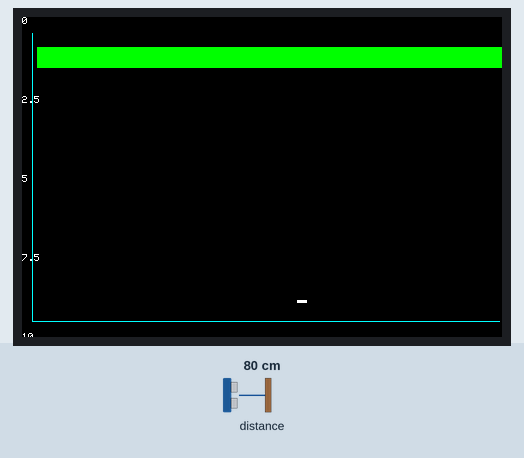
The sketch below on a simulated Arduino Uno, built with avr-gcc and run on an emulated ATmega328P. Shown: 480×320 colour display. The test bench sets the inputs (shaded band); at power-on: distance to the obstacle 80 cm.

Above: at 1.5 s.
1.6 s: distance to the obstacle set to 9 cm
3.4 s: distance to the obstacle set to 18 cm
5.0 s: distance to the obstacle set to 2 cm
Timing chart, 0 to 8.0 s (numbered marks = the images above; inputs shaded):
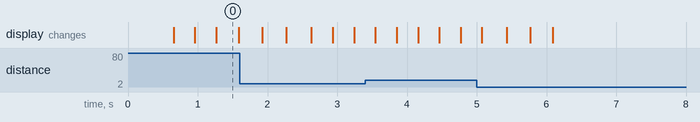

The sketch:

mega_3.5_tft_display_vl53xl0_v12.ino
```cpp
// LCD
#include <LCDWIKI_GUI.h> //Core graphics library
#include <LCDWIKI_KBV.h> //Hardware-specific library

LCDWIKI_KBV my_lcd(ILI9486,A3,A2,A1,A0,A4); //model,cs,cd,wr,rd,reset

//define some colour values
#define BLACK   0x0000
#define BLUE    0x001F
#define RED     0xF800
#define GREEN   0x07E0
#define CYAN    0x07FF
#define MAGENTA 0xF81F
#define YELLOW  0xFFE0
#define WHITE   0xFFFF


// Distance Sensor

#include <Wire.h>
#include <VL53L0X.h>

VL53L0X sensor;
#define HIGH_ACCURACY

void versionText()
{
  my_lcd.Set_Text_Mode(0);

  my_lcd.Fill_Screen(BLACK);
  my_lcd.Set_Text_Back_colour(BLACK);
  my_lcd.Set_Text_colour(WHITE);
  my_lcd.Set_Text_Size(3);
  my_lcd.Print_String("DIBH TRAINER!", 10, 20);


  my_lcd.Set_Text_Size(2);
  my_lcd.Print_String("SQCCCCRC v1.0!", 10, 70);
}

#define GREEN_AREA_UPPER_BOUND 30
#define GREEN_AREA_LOWER_BOUND 50
void initGraph()
{
  my_lcd.Fill_Screen(BLACK);

  my_lcd.Set_Text_Mode(0);
  my_lcd.Set_Text_Back_colour(BLACK);
  my_lcd.Set_Text_colour(WHITE);
  my_lcd.Set_Text_Size(1);

  my_lcd.Print_String("0", 0, 0);
  my_lcd.Print_String("2.5", 0, 79);
  my_lcd.Print_String("5", 0, 158);
  my_lcd.Print_String("7.5", 0, 237);
  my_lcd.Print_String("10", 0, 316);

  my_lcd.Set_Draw_color(0, 255, 255);
  my_lcd.Draw_Fast_VLine(10, 16, my_lcd.Get_Display_Height()- 32);
  my_lcd.Draw_Fast_HLine(10, 304, my_lcd.Get_Display_Width()-12);

  my_lcd.Set_Draw_color(GREEN);

  my_lcd.Fill_Rectangle(15, GREEN_AREA_UPPER_BOUND, 480, GREEN_AREA_LOWER_BOUND);
}

void setup()
{
  Serial.begin(9600);
  my_lcd.Init_LCD();
  my_lcd.Set_Rotation(1);
  //versionText();
  //delay(2000);

  initGraph();

  Wire.begin();
  sensor.setTimeout(500);
  if (!sensor.init())
  {
    Serial.println("Failed to detect and initialize sensor!");
    while (1) {}
  }

#if defined HIGH_ACCURACY
  // increase timing budget to 200 ms
  sensor.setMeasurementTimingBudget(200000);
#endif
}


#define resolution 10
#define h_offset 15
const int buffsize = 450 / resolution;
int buff[buffsize];
#define MAXDISTANCE 100
int scale = 320 / MAXDISTANCE;

void plotGraph(int distance)
{
  for(int i = 0; i < buffsize - 1; i++)
  {
    buff[i] = buff[i+1];
  }
  buff[buffsize-1] = distance * scale;

  for(int i = 1; i < buffsize; i++)
  {
    // draw graphs lines
    if (buff[i-1] <= GREEN_AREA_LOWER_BOUND && buff[i-1] >= GREEN_AREA_UPPER_BOUND)
      my_lcd.Set_Draw_color(RED);
    else
      my_lcd.Set_Draw_color(WHITE);
    my_lcd.Draw_Fast_HLine(i*resolution + h_offset ,buff[i], resolution);
    my_lcd.Draw_Fast_HLine(i*resolution + h_offset ,buff[i]-1, resolution);
    my_lcd.Draw_Fast_HLine(i*resolution + h_offset ,buff[i]-2, resolution);

    // remove previous lines
    if (buff[i-1] <= GREEN_AREA_LOWER_BOUND && buff[i-1] >= GREEN_AREA_UPPER_BOUND)
      my_lcd.Set_Draw_color(GREEN);
    else
      my_lcd.Set_Draw_color(BLACK);
    my_lcd.Draw_Fast_HLine(i*resolution + h_offset, buff[i-1], resolution);
    my_lcd.Draw_Fast_HLine(i*resolution + h_offset, buff[i-1]-1, resolution);
    my_lcd.Draw_Fast_HLine(i*resolution + h_offset, buff[i-1]-2, resolution);
  }
}


void loop()
{
  int distance = sensor.readRangeSingleMillimeters() - 70;  // offset 70 has to be tested
  if (distance > MAXDISTANCE)
    distance = MAXDISTANCE - 5;

  plotGraph(distance);
}
```
